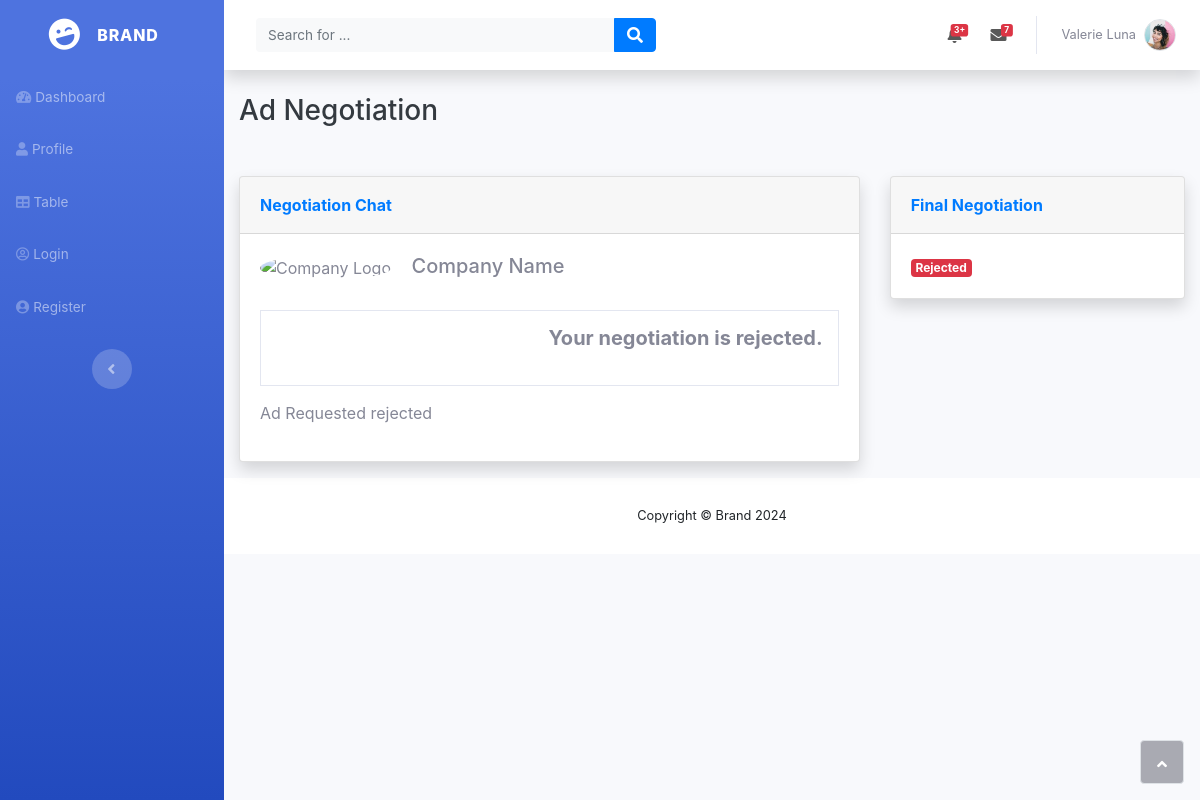
Before: /negotiatesponsor/1 with the older database file.
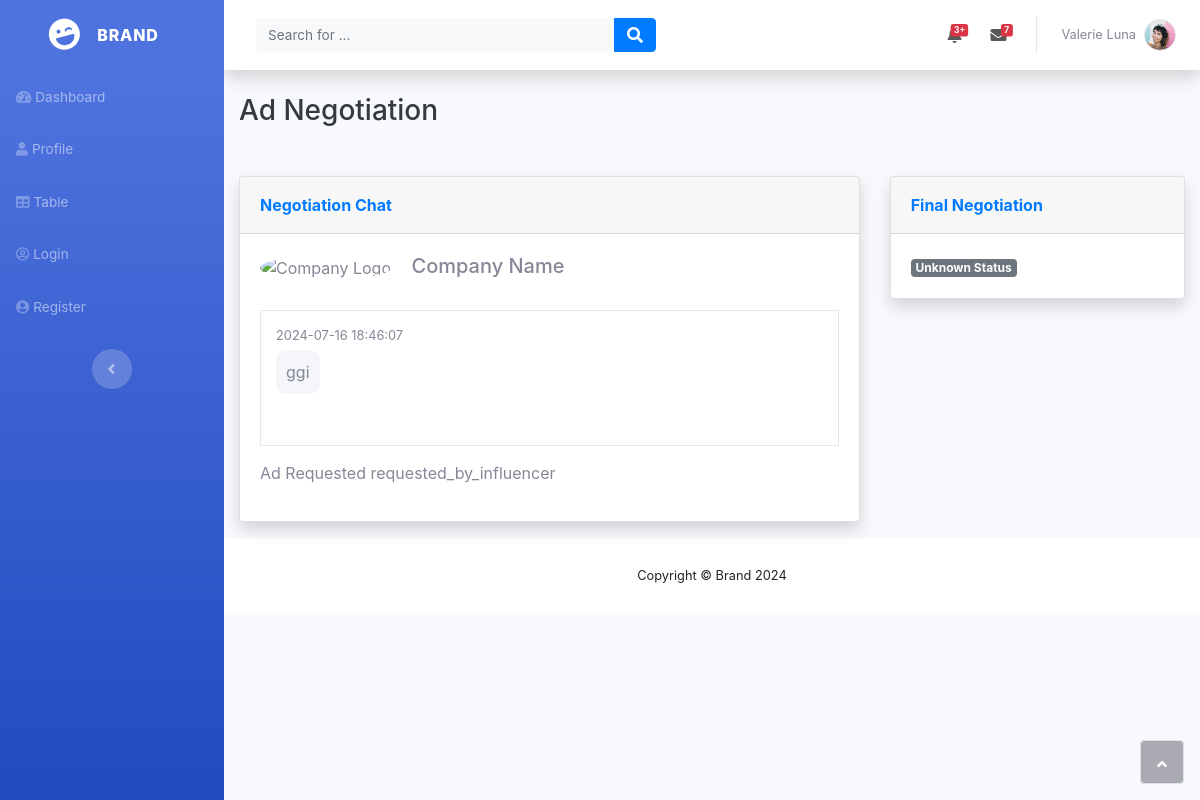
After: the same page with the newer database file.
### backend/models.py (models this page shows)
class Negotiation(db.Model):
    id = db.Column(db.Integer, primary_key=True)
    ad_request_id = db.Column(db.Integer, db.ForeignKey('ad_request.id'), nullable=False)
    influencer_id = db.Column(db.Integer, db.ForeignKey('influencer.id'), nullable=False)
    status = db.Column(db.String(50), default='negotiating')  # Possible values: pending, accepted, rejected, negotiating
    created_at = db.Column(db.DateTime, default=db.func.now())
    updated_at = db.Column(db.DateTime, default=db.func.now())
    messages = db.relationship('Message', backref='negotiation', lazy=True)

class Message(db.Model):
    id = db.Column(db.Integer, primary_key=True)
    negotiation_id = db.Column(db.Integer, db.ForeignKey('negotiation.id'), nullable=False)
    sender = db.Column(db.String(50), nullable=False)  # Possible values: sponsor, influencer
    content = db.Column(db.Text, nullable=False)
    sent_at = db.Column(db.DateTime, default=db.func.now())

### backend/controllers.py (the view, shortened to what this page needs)
@app.route('/negotiatesponsor/<int:nego_id>', methods=['GET', 'POST'])
def negotiate_sponsor(nego_id):
    negotiation = Negotiation.query.get(nego_id)
    messages = Message.query.filter_by(negotiation_id=nego_id).all()
    other_nego_with_same_influencer = Negotiation.query.filter_by(influencer_id=negotiation.influencer_id).all()
    return render_template('negotiate-sponsor.html',negotiation=negotiation, messages=messages, other_nego_with_same_influencer=other_nego_with_same_influencer)

### templates/negotiate-sponsor.html (shortened to what the changed rows need)
<!DOCTYPE html>
<html data-bs-theme="light" lang="en">
<head>
    <link rel="stylesheet" href="{{ url_for('static', filename='css/bootstrap.min.css') }}">
    <link rel="stylesheet" href="{{ url_for('static', filename='fonts/fontawesome-all.min.css') }}">
    <link rel="stylesheet" href="{{ url_for('static', filename='css/News-Cards.css') }}">
    <link rel="stylesheet" href="https://maxcdn.bootstrapcdn.com/bootstrap/4.5.2/css/bootstrap.min.css">
</head>
<body id="page-top">
    <div id="wrapper">
        <div class="d-flex flex-column" id="content-wrapper">
            <div id="content">
                <div class="container-fluid">
                    <div class="row">
                        <div class="col-lg-8">
                            <div class="card shadow mb-3 mt-4">
                                <div class="card-body">
                                    <div class="company-details mb-4">
                                        <img src="path/to/company-logo.png" alt="Company Logo"
                                            style="width: 50px; height: 50px; border-radius: 50%;">
                                        <h5 class="d-inline-block ml-3">Company Name</h5>
                                    </div>
                                    <div class="chat-box">
                                        {% for message in negotiation.messages %}
                                        <div class="chat-message {{message.sender}}">
                                            <span class="chat-date">{{message.sent_at}}</span>
                                            <p class="chat-text">{{message.content}}</p>
                                        </div>
                                        {% endfor %}
                                        {% if negotiation.status == 'accepted' %}
                                        <div class="chat-message sponsor">
                                            <h5 class="chat-user">
                                                Congratulations!! Your negotiation just got accepted at
                                                RS. {{negotiation.ad_request.ad_payment}} with terms: {{negotiation.ad_request.ad_terms}}
                                            </h5>
                                        </div>
                                        {% elif negotiation.status == 'rejected' %}
                                        <div class="chat-message sponsor">
                                            <h5 class="chat-user">
                                                Your negotiation is rejected.
                                            </h5>
                                        </div>
                                        {% elif negotiation.status == 'withdrawn' %}
                                        <div class="chat-message sponsor">
                                            <h5 class="chat-user">
                                                Ad Request is  withdraw.
                                            </h5>
                                        </div>
                                        {% endif %}
                                    </div>
                                    {% if negotiation.status == 'negotiating' or negotiation.status == 'accepted' %}
                                    <div class="chat-input">
                                        <form action="/negotiatesponsor/{{negotiation.id}}" method="post">
                                            <textarea class="form-control" placeholder="Type your message here..."
                                                name="message"></textarea>
                                            <button type="submit" class="btn btn-primary send-btn">
                                                <i class="fas fa-paper-plane"></i>
                                            </button>
                                        </form>
                                    </div>
                                    {% else %}
                                    <p>Ad Requested {{negotiation.status}} </p>
                                    {% endif %}
                                </div>
                            </div>
                        </div>
                        <div class="col-lg-4">
                            <div class="card shadow mb-3 mt-4">
                                <div class="card-body">
                                    {% if negotiation.status == 'negotiating' %}
                                    <form action="/finalnegotiation/{{negotiation.id}}"
                                        method="post">
                                        <div class="mb-3">
                                            <label class="form-label" for="payment"><strong>Payment</strong></label>
                                            <input type="number" class="form-control" id="payment"
                                                placeholder="Enter payment amount"
                                                value="{{negotiation.ad_request.ad_payment}}" name="new_payment">
                                        </div>
                                        <div class="mb-3">
                                            <label class="form-label" for="terms"><strong>Terms</strong></label>
                                            <textarea class="form-control" id="terms" rows="2" placeholder="Enter terms"
                                                name="new_terms">
                                                {{negotiation.ad_request.ad_terms}}
                                            </textarea>
                                        </div>
                                        <button type="button" class="btn btn-primary btn-sm" data-toggle="modal" data-target="#paymentModal">Pay Now</button>
                                        <a href="/cancelnegotiation/{{negotiation.id}}"
                                            class="btn btn-danger btn-sm">Reject</a>
                                        <a href="/withdrawnegotiation/{{negotiation.id}}"
                                            class="btn btn-secondary btn-sm">Withdraw</a>
                                    </form>
                                    {% else %}
                                    {% if negotiation.status == 'accepted' %}
                                    <span class="badge bg-success">Accepted</span>
                                    {% elif negotiation.status == 'rejected' %}
                                    <span class="badge bg-danger">Rejected</span>
                                    {% elif negotiation.status == 'withdrawn' %}
                                    <span class="badge bg-warning">Withdrawn</span>
                                    {% else %}
                                    <span class="badge bg-secondary">Unknown Status</span>
                                    {% endif %}
                                    {% endif %}
                                </div>
                            </div>
                        </div>
                    </div>
                </div>
            </div><a class="border rounded d-inline scroll-to-top" href="#page-top"><i class="fas fa-angle-up"></i></a>
        </div>
</body>
</html>

Changed rows visible on the page:
now on this page (row edited): Message: sent_at "2024-07-16 18:46:07", content "ggi"
changed Negotiation: status "rejected" → "requested_by_influencer"
Other visible differences:
text no longer shown: "Your negotiation is rejected. Rejected"
text now shown: "Unknown Status"
